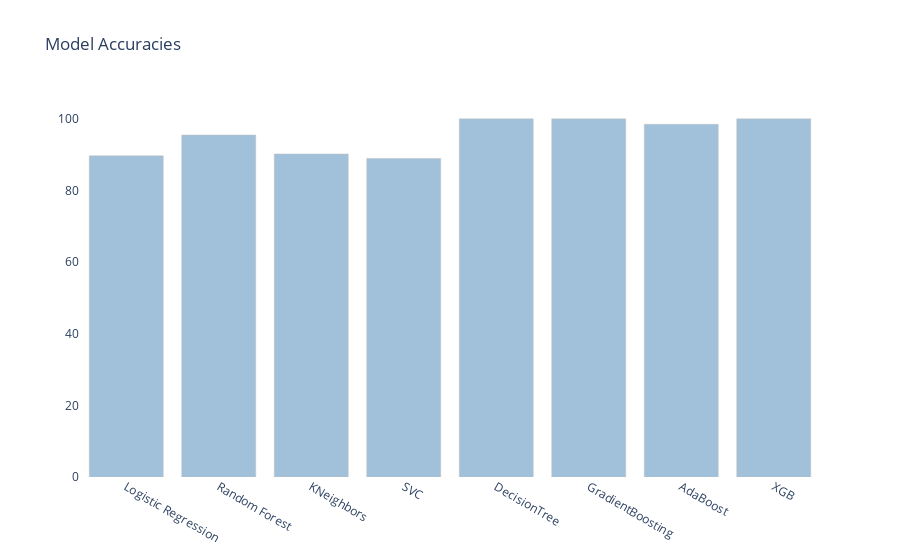

The notebook cell this image was saved under:
### Markdown cell above
### Model Accuracies

### Code cell
models=['Logistic Regression ', 'Random Forest', 'KNeighbors','SVC', 'DecisionTree', 'GradientBoosting','AdaBoost', 'XGB']

plot = go.Bar(x=models, y=[89.698, 95.477, 90.201,88.945,100.000, 100.000, 98.492,100.000],
               opacity = 0.5, marker=dict(color = 'steelblue',line=dict(color='gray',width=0.5))) 

layout = dict(title =  'Model Accuracies', plot_bgcolor = "white")
                    
fig = dict(data = [plot], layout=layout)
py.iplot(fig)

### Figure 1 — Plotly figure (JSON) as saved in the notebook; plotly's stock layout.template omitted (floating-point values rounded to 4 significant figures)
{"data": [{"marker": {"color": "steelblue", "line": {"color": "gray", "width": 0.5}}, "opacity": 0.5, "type": "bar", "x": ["Logistic Regression ", "Random Forest", "KNeighbors", "SVC", "DecisionTree", "GradientBoosting", "AdaBoost", "XGB"], "y": [89.7, 95.48, 90.2, 88.94, 100, 100, 98.49, 100]}], "layout": {"plot_bgcolor": "white", "title": {"text": "Model Accuracies"}}}
